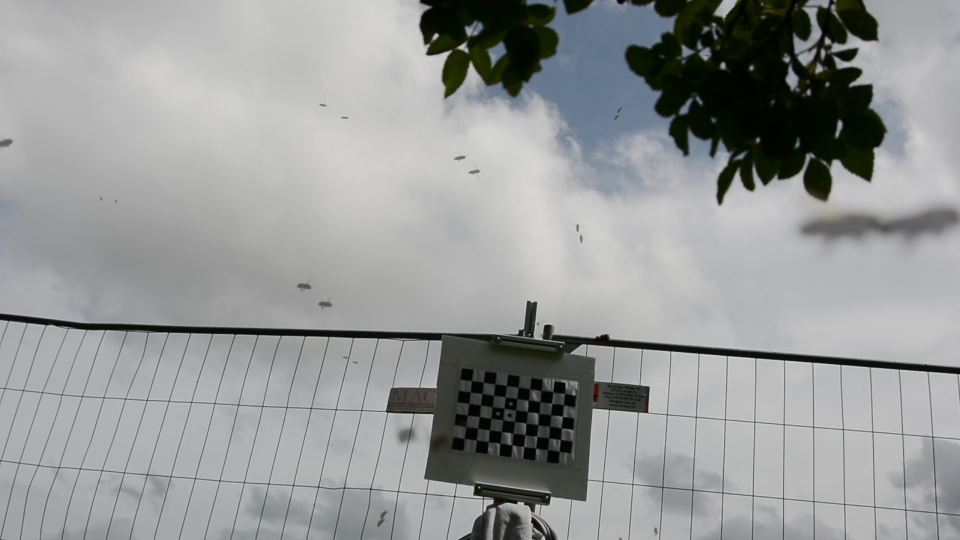
#> input picture calibrationnotebooks-main/test_data/Angle3.jpg, 1920 x 1080 px, given in place of extracted_15.jpg, which was not available (shown at 1/2 size)
$ python CameraCalibration.py
#> lines starting #> are read from the running program, lines starting #| are printed output that depends on the picture
# ---
# jupyter:
#   jupytext:
#     formats: py:percent,ipynb
#     text_representation:
#       extension: .py
#       format_name: percent
#       format_version: '1.3'
#       jupytext_version: 1.16.2
#   kernelspec:
#     display_name: Python 3 (ipykernel)
#     language: python
#     name: python3
# ---

# %%
# Import required modules
import cv2 as cv
import numpy as np
import os

# %%
from ImageAnotater import ImageAnnotator
import ipywidgets as widgets


# %%
# %matplotlib ipympl
# we want interactive plots for this
# that means using ipympl
# to make the figures apear
# we need to use
# f, ax = plt.subplos()

# %%
from matplotlib import pyplot as plt

# %%
# Define the dimensions of checkerboard
# this is edgeds in x and y NOT sqares
CHECKERBOARD = (9, 6)

# %%
# stop the iteration when specified
# accuracy, epsilon, is reached or
# specified number of iterations are completed.
criteria = (cv.TERM_CRITERIA_EPS +
            cv.TERM_CRITERIA_MAX_ITER, 30, 0.1)

# %%
filename = "test_data/extracted_15.jpg"
image = cv.imread(filename)
#> image is the input picture: shape (1080, 1920, 3); mean B, G, R 152.4, 152.8, 150.8

# %%
im_gray = cv.cvtColor(image, cv.COLOR_BGR2GRAY)
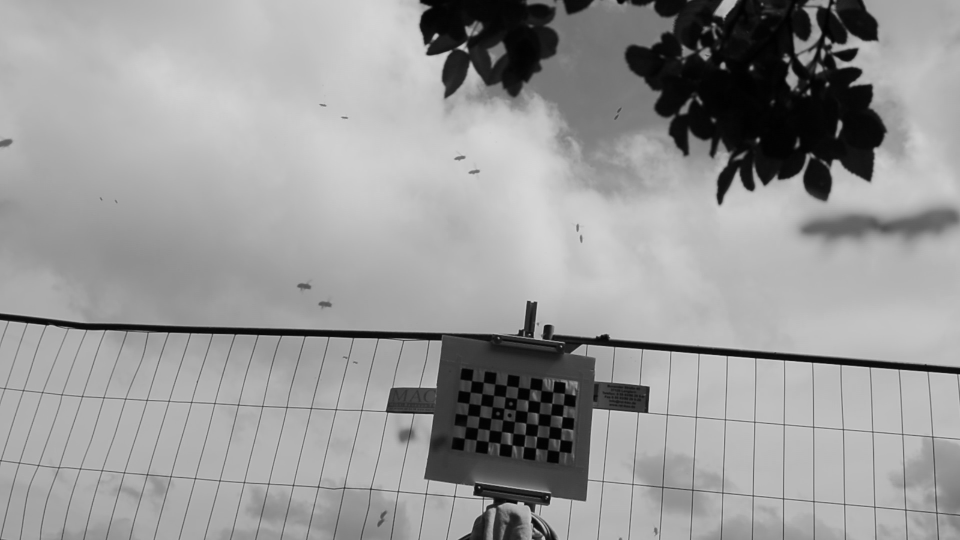
#> im_gray: shape (1080, 1920) (shown at 1/2 size); min 0, max 219, mean 152.1

# %%
#> (the run stopped early here; a loop or call above may not have finished)

$ run again, on calibrationnotebooks-main/test_data/Angle4.jpg
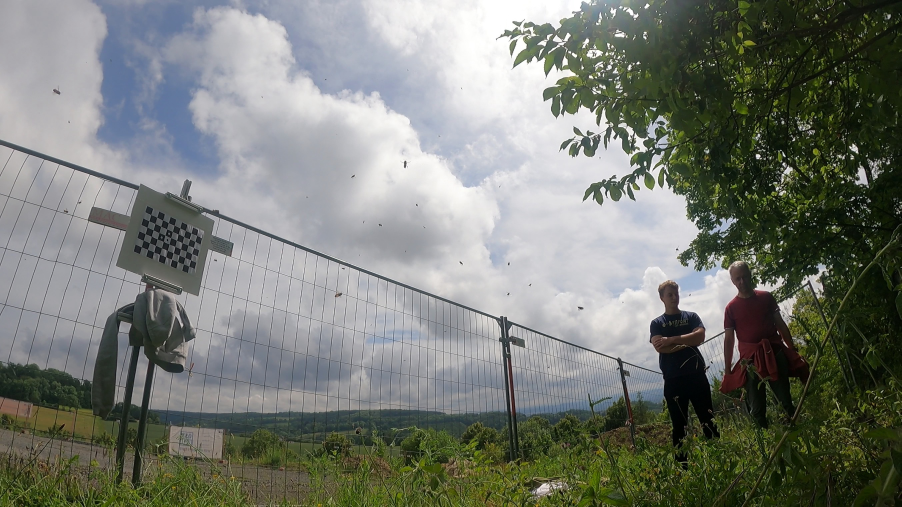
#> input picture calibrationnotebooks-main/test_data/Angle4.jpg, 2704 x 1520 px, given in place of extracted_15.jpg, which was not available (shown at 1/3 size)
#> image is the input picture: shape (1520, 2704, 3); mean B, G, R 117.3, 124.3, 120.5
#> `im_gray = cv.cvtColor(image, cv.COLOR_BGR2GRAY)`:
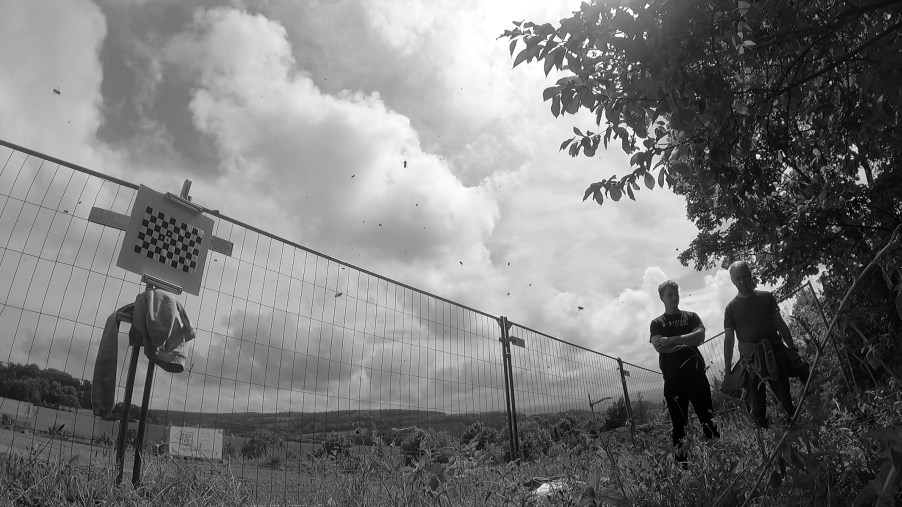
#> im_gray: shape (1520, 2704) (shown at 1/3 size); min 0, max 255, mean 122.3
